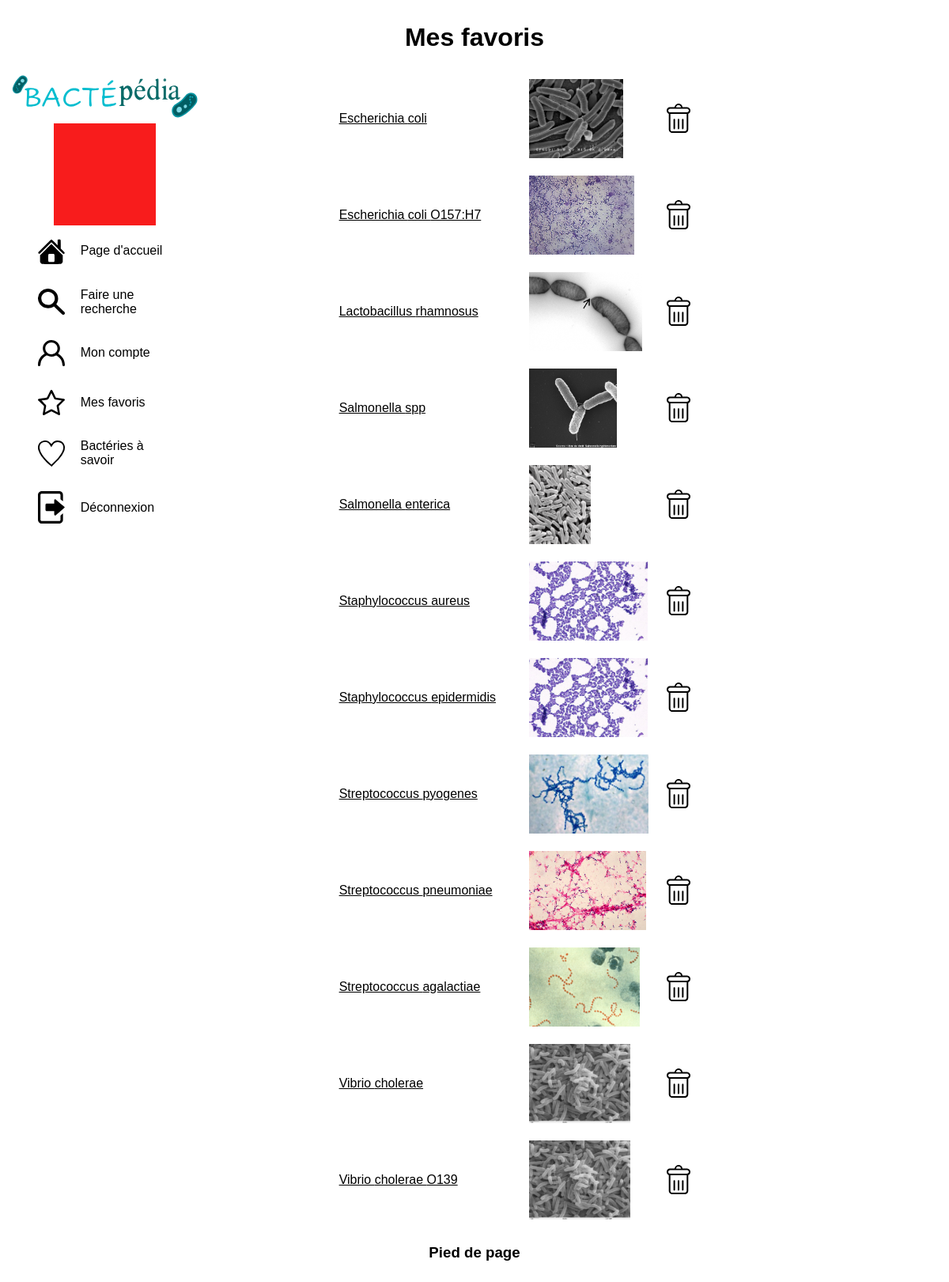
/page/favoris.php (signed in), run on the app's committed database.
### tables this page shows
CREATE TABLE bcp__bacterie(
    id_bacterie INTEGER NOT NULL PRIMARY KEY AUTO_INCREMENT,
    genre_bacterie VARCHAR(255) NOT NULL,
    espece_bacterie VARCHAR(255) NOT NULL,
    serovar_bacterie VARCHAR(255) NULL,
    gram_bacterie VARCHAR(255) NOT NULL,
    LienInterneImage_bacterie TEXT NULL,
    visible_bacterie BOOLEAN NOT NULL,
    nbConsultation_bacterie INTEGER NOT NULL DEFAULT 0,
    nbModification_bacterie INTEGER NOT NULL DEFAULT 0,
    nbRecherche_bacterie INTEGER NOT NULL DEFAULT 0,
    dateModif_bacterie DATETIME NOT NULL,
    temperatureOptimale_bacterie INTEGER NULL,
    prophylaxie_bacterie LONGTEXT NULL,
    nom_forme VARCHAR(255) NOT NULL
);

### function/function.php (called while the page is built, shortened)
<?php
function favorisUser($idUser):array {
   $bdd = connect();
   $query = $bdd->prepare('SELECT id_bacterie, genre_bacterie, espece_bacterie, serovar_bacterie, LienInterneImage_bacterie, visible_bacterie FROM bcp__bacterie JOIN bcp__favoris USING(id_bacterie) WHERE id_user = :idUser AND visible_bacterie=1 ORDER BY genre_bacterie ASC;;');
   $query->execute([
      'idUser' => $idUser
   ]);
   return ($query->fetchAll(PDO::FETCH_ASSOC));
}

### page/favoris.php (the view, shortened to what this page needs)
<?php
require_once '../function/function.php';
$titrePage = "Mes favoris";
require_once '../elements/header.php';
require_once '../elements/nav.php';
?>
<div class="contenu">
    <table style="margin-left: 150px;">
        <?php
        $listeFavoris = favorisUser($_SESSION['idUser']);
        if (!empty($listeFavoris)) {
            foreach ($listeFavoris as $favoris) {
                $lienBac = "bacIndiv.php?idBac=" . $favoris['id_bacterie'];
                echo <<<HTML
            <tr>
                <td style="padding: 20px;">
                    <a href="$lienBac">
                        <p> {$favoris['genre_bacterie']} {$favoris['espece_bacterie']} {$favoris['serovar_bacterie']}</p>
                    </a>
                </td>
                <td style="padding: 10px 20px;">
                    <a href="$lienBac">
                        <img style="height: 100px;" src="../{$favoris['LienInterneImage_bacterie']}" alt="photo de la bacterie">
                    </a>
                </td>
                <td>
                    <a href="favoris.php?toDel={$favoris['id_bacterie']}">
                        <img src="../style/img/delete.svg" alt="logo poubelle" style="width: 30px;">
                    </a>
                </td>
            </tr>
HTML;
            }
        }
        ?>
    </table>
</div>
<?php
require_once '../elements/footer.php';
?>

### elements/header.php (shortened to what this page needs)
<html>
<head>
   <link rel="stylesheet" href="../style/superstyle.css">
</head>
<body>
<div class="container">
   <div class="header">
      <h1><?= $titrePage ?></h1>
   </div>

### elements/nav.php (shortened to what this page needs)
<nav class="menu">
    <a href="../page/accueil.php" style="display: block; margin: 0;padding: 0;width: 100%;">
        <img src="../style/img/logo.svg" alt="logo du site" style="width: 100%;">
    </a>
   <?php
   if (isset($_SESSION['idUser'])) :
         ?>
      <?php
      if ($_SESSION['estAdmin'] == 0):
         ?>
         <?php
         if ($_SESSION['photo'] !== null) {
            $lienPhoto = '../' . $_SESSION['photo'];
            echo "<img class=\"photoProfil\" src=\"$lienPhoto\" alt='photo utilisateur'>";
         } else{
            echo "<p style='text-align: center; width: 100%; font-weight: bold;'>{$_SESSION['prenom']} {$_SESSION['nom']}</p>";
         }
         ?>
          <a href="../page/accueil.php" class="button one">
              <img src="../style/img/house.svg" alt="">
              <div class="textelien">Page d'accueil</div>
          </a>
          <a href="../page/searchSimple.php" class="button one">
              <img src="../style/img/search.svg" alt="">
              <div class="textelien">Faire une recherche</div>
          </a>
          <a href="../page/myAccount.php" class="button one">
              <img src="../style/img/account.svg" alt="">
              <div class="textelien">Mon compte</div>
          </a>
          <a href="../page/favoris.php" class="button one">
              <img src="../style/img/favoris.svg" alt="">
              <div class="textelien">Mes favoris</div>
          </a>
          <a href="../page/aSavoir.php" class="button one">
              <img src="../style/img/coeurVide.svg" alt="">
              <div class="textelien">Bactéries à savoir</div>
          </a>
          <a href="../page/disconect.php" class="button one">
              <img src="../style/img/logout.svg" alt="">
              <div class="textelien">Déconnexion</div>
          </a>
      <?php
      endif;
      ?>
   <?php
   endif;
   ?>
</nav>

### elements/footer.php
<div class="footer">
   <h3>Pied de page</h3>
</div>
</div>
</body>
</html>

### style/superstyle.css (style rules this page uses)
* { box-sizing: border-box; font-family: "Arial"; }
a { color: black; }
.container { display: flex; flex-wrap: wrap; align-items: flex-start; }
.header { width: 100%; text-align: center; }
.footer { width: 100%; text-align: center; }
.menu { display: flex; flex-direction: column; width: 21%; align-items: flex-start; justify-content: center; }
.menu a { display: flex; flex-wrap: nowrap; align-items: center; align-items: center; padding: 5px 30px; margin: 10px; }
.menu a .textelien { padding-left: 20px; }
.menu a img { width: 20%; }
.photoProfil { padding: 0px 60px; max-width: 100%; }
.contenu { width: 79%; }
.button { text-decoration: none; color: black; position: relative; padding: 10px; }
a.button.one:before, a.button.one:after { content: ''; position: absolute; width: 10px; height: 10px; transition: all 0.3s ease; }
a.button.one:before { top: -2.5%; left: -1%; border-top: 2px solid white; border-left: 2px solid white; }
a.button.one:after { bottom: -2.5%; right: -1%; border-bottom: 2px solid white; border-right: 2px solid white; }

### data on the page
bcp__bacterie: genre_bacterie "Escherichia", espece_bacterie "coli", LienInterneImage_bacterie (picture)
bcp__bacterie: genre_bacterie "Escherichia", espece_bacterie "coli", serovar_bacterie "O157:H7", LienInterneImage_bacterie (picture)
bcp__bacterie: genre_bacterie "Lactobacillus", espece_bacterie "rhamnosus", LienInterneImage_bacterie (picture)
bcp__bacterie: genre_bacterie "Salmonella", espece_bacterie "spp", LienInterneImage_bacterie (picture)
bcp__bacterie: genre_bacterie "Salmonella", espece_bacterie "enterica", LienInterneImage_bacterie (picture)
bcp__bacterie: genre_bacterie "Staphylococcus", espece_bacterie "aureus", LienInterneImage_bacterie (picture)
bcp__bacterie: genre_bacterie "Staphylococcus", espece_bacterie "epidermidis", LienInterneImage_bacterie (picture)
bcp__bacterie: genre_bacterie "Streptococcus", espece_bacterie "pyogenes", LienInterneImage_bacterie (picture)
bcp__bacterie: genre_bacterie "Streptococcus", espece_bacterie "pneumoniae", LienInterneImage_bacterie (picture)
bcp__bacterie: genre_bacterie "Streptococcus", espece_bacterie "agalactiae", LienInterneImage_bacterie (picture)
bcp__bacterie: genre_bacterie "Vibrio", espece_bacterie "cholerae", LienInterneImage_bacterie (picture)
bcp__bacterie: genre_bacterie "Vibrio", espece_bacterie "cholerae", serovar_bacterie "O139", LienInterneImage_bacterie (picture)

### other printed values
$titrePage "Mes favoris"
